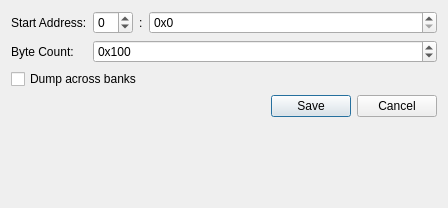
<?xml version="1.0" encoding="UTF-8"?>
<ui version="4.0">
 <class>QGBA::MemoryDump</class>
 <widget class="QDialog" name="QGBA::MemoryDump">
  <property name="geometry">
   <rect>
    <x>0</x>
    <y>0</y>
    <width>448</width>
    <height>208</height>
   </rect>
  </property>
  <property name="windowTitle">
   <string>Save Memory Range</string>
  </property>
  <layout class="QFormLayout" name="formLayout">
   <item row="0" column="0">
    <widget class="QLabel" name="label">
     <property name="text">
      <string>Start Address:</string>
     </property>
    </widget>
   </item>
   <item row="0" column="1">
    <layout class="QHBoxLayout" name="horizontalLayout">
     <item>
      <widget class="QSpinBox" name="segment">
       <property name="minimum">
        <number>-1</number>
       </property>
       <property name="maximum">
        <number>511</number>
       </property>
       <property name="displayIntegerBase">
        <number>16</number>
       </property>
      </widget>
     </item>
     <item>
      <widget class="QLabel" name="label_3">
       <property name="text">
        <string notr="true">:</string>
       </property>
      </widget>
     </item>
     <item>
      <widget class="QSpinBox" name="address">
       <property name="sizePolicy">
        <sizepolicy hsizetype="MinimumExpanding" vsizetype="Fixed">
         <horstretch>0</horstretch>
         <verstretch>0</verstretch>
        </sizepolicy>
       </property>
       <property name="accelerated">
        <bool>true</bool>
       </property>
       <property name="prefix">
        <string notr="true">0x</string>
       </property>
       <property name="maximum">
        <number>268435455</number>
       </property>
       <property name="singleStep">
        <number>16</number>
       </property>
       <property name="displayIntegerBase">
        <number>16</number>
       </property>
      </widget>
     </item>
    </layout>
   </item>
   <item row="1" column="0">
    <widget class="QLabel" name="label_2">
     <property name="text">
      <string>Byte Count:</string>
     </property>
    </widget>
   </item>
   <item row="1" column="1">
    <widget class="QSpinBox" name="bytes">
     <property name="sizePolicy">
      <sizepolicy hsizetype="MinimumExpanding" vsizetype="Fixed">
       <horstretch>0</horstretch>
       <verstretch>0</verstretch>
      </sizepolicy>
     </property>
     <property name="prefix">
      <string notr="true">0x</string>
     </property>
     <property name="minimum">
      <number>1</number>
     </property>
     <property name="maximum">
      <number>268435456</number>
     </property>
     <property name="value">
      <number>256</number>
     </property>
     <property name="displayIntegerBase">
      <number>16</number>
     </property>
    </widget>
   </item>
   <item row="2" column="0" colspan="2">
    <widget class="QCheckBox" name="spanSegments">
     <property name="text">
      <string>Dump across banks</string>
     </property>
    </widget>
   </item>
   <item row="3" column="0" colspan="2">
    <widget class="QDialogButtonBox" name="buttonBox">
     <property name="orientation">
      <enum>Qt::Horizontal</enum>
     </property>
     <property name="standardButtons">
      <set>QDialogButtonBox::Cancel|QDialogButtonBox::Save</set>
     </property>
    </widget>
   </item>
  </layout>
 </widget>
 <resources/>
 <connections>
  <connection>
   <sender>buttonBox</sender>
   <signal>accepted()</signal>
   <receiver>QGBA::MemoryDump</receiver>
   <slot>accept()</slot>
   <hints>
    <hint type="sourcelabel">
     <x>248</x>
     <y>254</y>
    </hint>
    <hint type="destinationlabel">
     <x>157</x>
     <y>274</y>
    </hint>
   </hints>
  </connection>
  <connection>
   <sender>buttonBox</sender>
   <signal>rejected()</signal>
   <receiver>QGBA::MemoryDump</receiver>
   <slot>reject()</slot>
   <hints>
    <hint type="sourcelabel">
     <x>316</x>
     <y>260</y>
    </hint>
    <hint type="destinationlabel">
     <x>286</x>
     <y>274</y>
    </hint>
   </hints>
  </connection>
 </connections>
</ui>
